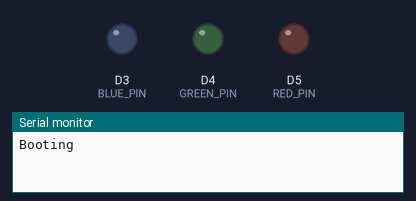
Simulated run of this sketch. Board: ESP8266 (NodeMCU). Parts: output pins drawn as LEDs (lit = HIGH), the last lines printed to the serial monitor. WiFi joins after 1.5 s; servers stay silent unless stated.

Above: at 0.1 s.
At 1.6 s:
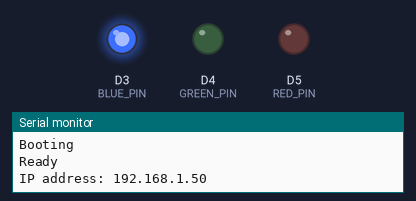
Timing chart, 0 to 3.1 s (numbered marks = the images above):
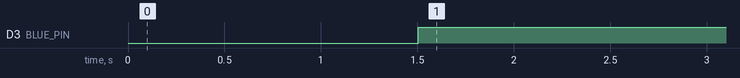

Measured:
- by itself, D3 (BLUE_PIN): LOW → HIGH at 1.5 s

The sketch:

LedOTA2.ino
```cpp
#include <ESP8266WiFi.h>
#include <ESP8266mDNS.h>
#include <WiFiUdp.h>
#include <ArduinoOTA.h>

#ifndef STASSID
#define STASSID "R&D-LABS"
#define STAPSK  "12345678"
#endif

const char* ssid = STASSID;
const char* password = STAPSK;
const int RED_PIN = D5;
const int GREEN_PIN = D4;
const int BLUE_PIN = D3;

void setup() {
  pinMode(RED_PIN, OUTPUT);
  pinMode(GREEN_PIN, OUTPUT);
  pinMode(BLUE_PIN, OUTPUT);

  Serial.begin(115200);
  Serial.println("Booting");
  WiFi.mode(WIFI_STA);
  WiFi.begin(ssid, password);
  while (WiFi.waitForConnectResult() != WL_CONNECTED) {
    Serial.println("Connection Failed! Rebooting...");
    delay(5000);
    ESP.restart();
  }

  ArduinoOTA.onStart([]() {
    String type;
    if (ArduinoOTA.getCommand() == U_FLASH) {
      type = "sketch";
    } else { // U_SPIFFS
      type = "filesystem";
    }

    Serial.println("Start updating " + type);
  });
  ArduinoOTA.onEnd([]() {
    Serial.println("\nEnd");
  });
  ArduinoOTA.onProgress([](unsigned int progress, unsigned int total) {
    Serial.printf("Progress: %u%%\r", (progress / (total / 100)));
  });
  ArduinoOTA.onError([](ota_error_t error) {
    Serial.printf("Error[%u]: ", error);
    if (error == OTA_AUTH_ERROR) {
      Serial.println("Auth Failed");
    } else if (error == OTA_BEGIN_ERROR) {
      Serial.println("Begin Failed");
    } else if (error == OTA_CONNECT_ERROR) {
      Serial.println("Connect Failed");
    } else if (error == OTA_RECEIVE_ERROR) {
      Serial.println("Receive Failed");
    } else if (error == OTA_END_ERROR) {
      Serial.println("End Failed");
    }
  });
  ArduinoOTA.begin();
  Serial.println("Ready");
  Serial.print("IP address: ");
  Serial.println(WiFi.localIP());
}
                                            //From top to here it is same as LedOTA1
void loop() {
  ArduinoOTA.handle();
  digitalWrite(RED_PIN, 0);                 //Here at the start it gives a combination of green and blue because of uploading the code LedOTA1 as first by connecting it physically through USB
  digitalWrite(GREEN_PIN, 0);               //Later it is disconnected physically as soon it is connected through the common wifi
  digitalWrite(BLUE_PIN, 1);                //So, after uploading this code through wifi it changes the combination color into blue because blue is declared as 1

  delay(1000);
}
```
